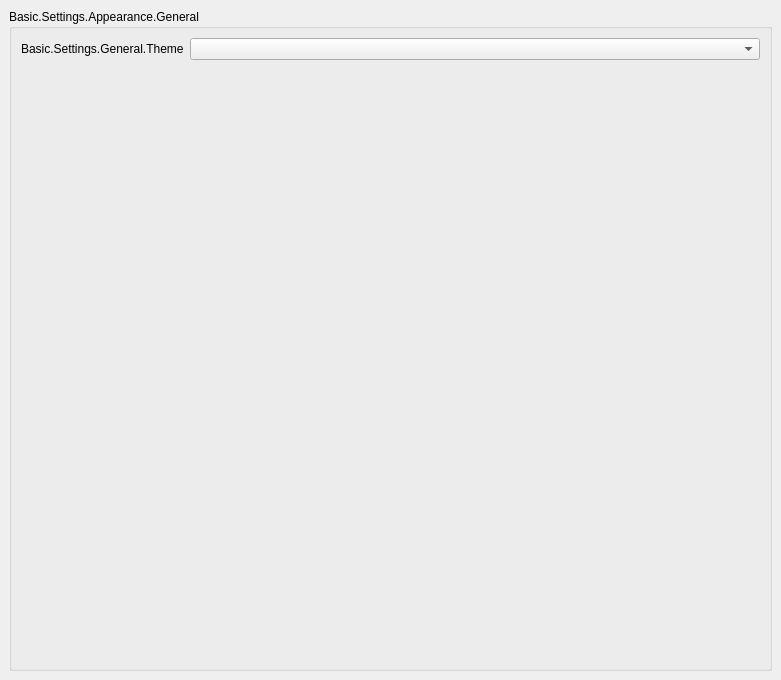
           <widget class="QWidget" name="appearancePageContents">
            <property name="geometry">
             <rect>
              <x>0</x>
              <y>0</y>
              <width>781</width>
              <height>680</height>
             </rect>
            </property>
            <layout class="QVBoxLayout" name="verticalLayout_1337">
             <property name="leftMargin">
              <number>0</number>
             </property>
             <property name="topMargin">
              <number>0</number>
             </property>
             <property name="rightMargin">
              <number>0</number>
             </property>
             <property name="bottomMargin">
              <number>0</number>
             </property>
             <item>
              <widget class="QFrame" name="appearanceFrame">
               <layout class="QVBoxLayout" name="verticalLayout_30">
                <item>
                 <widget class="QGroupBox" name="appearanceGeneral">
                  <property name="title">
                   <string>Basic.Settings.Appearance.General</string>
                  </property>
                  <property name="checkable">
                   <bool>false</bool>
                  </property>
                  <layout class="QFormLayout" name="formLayout_37">
                   <item row="0" column="0">
                    <widget class="QLabel" name="label_45">
                     <property name="text">
                      <string>Basic.Settings.General.Theme</string>
                     </property>
                     <property name="buddy">
                      <cstring>theme</cstring>
                     </property>
                    </widget>
                   </item>
                   <item row="0" column="1">
                    <widget class="QComboBox" name="theme"/>
                   </item>
                  </layout>
                 </widget>
                </item>
               </layout>
              </widget>
             </item>
            </layout>
           </widget>
